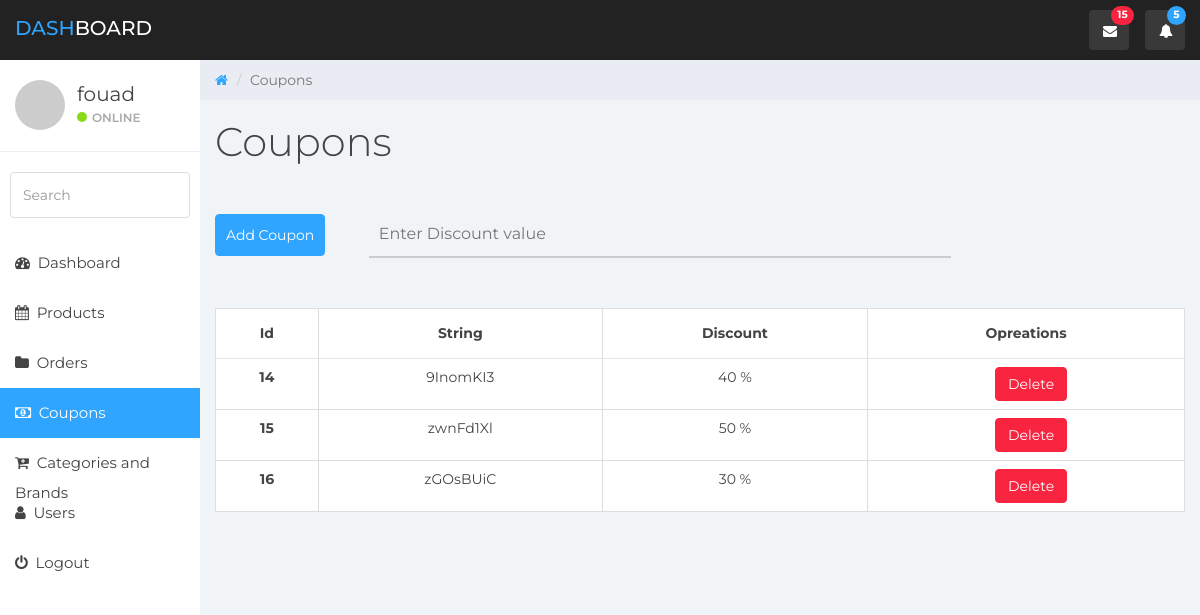
Page /admin/coupons.php (signed in) on the committed database.
### tables this page shows
CREATE TABLE `coupon` (
  `id` int(11) NOT NULL,
  `string` varchar(255) NOT NULL,
  `value` int(11) NOT NULL
);

### admin/elements/couponstable.php (the view, shortened to what this page needs)
<form class="coupon">
<div class="mb-30 d-felx">
<button class="btn btn-primary p-10 hvr-hang mr-20 add-coupon">Add Coupon</button>
<div class="input-container">
  <input placeholder="Enter Discount value"  required min="0" max="100" class="input-field p-10 " id="value" type="number">
  <label for="input-field" class="input-label">Discount value</label>
</div>
</div>
</form>
<table class="table table-bordered table-hover table-responsive table-bordered coupon-table">
					<thead  class="thead-dark">
						<tr>
							<th scope="col" style="text-align: center;" >Id</th>
							<th scope="col" style="text-align: center;" >String</th>
							<th scope="col" style="text-align: center;" >Discount</th>
							<th scope="col" style="text-align: center;" >Opreations</th>
						</tr>
					</thead>
					<tbody>
						<?php
							include ("PhpFunctions/connection.php");
							$selection = "SELECT * FROM coupon";
							$coupons = $connection -> query($selection);
							foreach ($coupons as $coupon){
						?>
						<tr>
						<th scope="row" style="text-align: center;"> <?= $coupon['id'] ?></th>
						<td style="text-align: center;"><?= $coupon['string'] ?></td>
                        <td style="text-align: center;"><?php
                        $value = "{$coupon['value']} %";
                        echo $value;
                        ?>  </td>
						<td style="text-align: center;">
							<div class="d-felx ">
							 <button id="<?= $coupon['id']?>"  class="btn btn-danger ml-10 hvr-hang deletecoupon">Delete</button>
							</div>
						</td>
						</tr>
					<?php
						}
					?>
					</tbody>
				</table>

### admin/css/framework.css (style rules this page uses)
:root { --blue-color: #0075ff; --blue-alt-color: #0d69d5; --orange-color: #f59e0b; --green-color: #22c55e; --red-color: #f44336; --grey-color: #888; --fa-style-family-classic: "Font Awesome 6 Free"; --heading-color: #012f63; --text--clolor: #FE667B; --footer-color: #0E8388; --backgroung--color: #A6E3E9; }
.p-10 { padding: 10px; }
.mr-20 { margin-right: 20px; }
.mb-30 { margin-bottom: 30px; }
.ml-10 { margin-left: 10px; }

### admin/css/styles.css (style rules this page uses)
body { background: #f1f4f7; padding-top: 60px; font-size: 14px; color: #444444; font-family: "Montserrat", "Helvetica Neue", Helvetica, Arial, sans-serif; }
.btn-primary, .btn-primary:hover, .btn-primary:focus, .btn-primary:active, .btn-primary.active, .open > .dropdown-toggle.btn-primary, .btn-primary.disabled, .btn-primary[disabled], fieldset[disabled] .btn-primary, .btn-primary.disabled:hover, .btn-primary[disabled]:hover, fieldset[disabled] .btn-primary:hover, .btn-primary.disabled:focus, .btn-primary[disabled]:focus, fieldset[disabled] .btn-primary:focus, .btn-primary.disabled:active, .btn-primary[disabled]:active, fieldset[disabled] .btn-primary:active, .btn-primary.disabled.active, .btn-primary[disabled].active, fieldset[disabled] .btn-primary.active { background-color: #30a5ff; border-color: #30a5ff; }
.btn-danger, .btn-danger:hover, .btn-danger:focus, .btn-danger:active, .btn-danger.active, .open > .dropdown-toggle.btn-danger, .btn-danger.disabled, .btn-danger[disabled], fieldset[disabled] .btn-danger, .btn-danger.disabled:hover, .btn-danger[disabled]:hover, fieldset[disabled] .btn-danger:hover, .btn-danger.disabled:focus, .btn-danger[disabled]:focus, fieldset[disabled] .btn-danger:focus, .btn-danger.disabled:active, .btn-danger[disabled]:active, fieldset[disabled] .btn-danger:active, .btn-danger.disabled.active, .btn-danger[disabled].active, fieldset[disabled] .btn-danger.active { background-color: #f9243f; border-color: #f9243f; }
.table { background: #fff; }
.table > thead > tr > th { border-bottom: 1px solid #e6e7e8; vertical-align: middle; height: 50px; }

### admin/Componnents/Nav.php (style rules this page uses)
input[type="number"] { -moz-appearance: textfield; }
.input-container { position: relative; margin: 20px; display: inline-block; width: 60%; }
.input-field { width: 100%; padding: 10px; font-size: 16px; border: none; border-bottom: 2px solid #ccc; outline: none; background-color: transparent; }
.input-label { position: absolute; top: 0; left: 0; font-size: 16px; color: rgba(204, 204, 204, 0); pointer-events: none; transition: all 0.3s ease; }

### rows in the picture
coupon: id "14", string "9InomKI3", value "40 %"
coupon: id "15", string "zwnFd1Xl", value "50 %"
coupon: id "16", string "zGOsBUiC", value "30 %"

### other values in the picture
$_SESSION['login'] "fouad"
